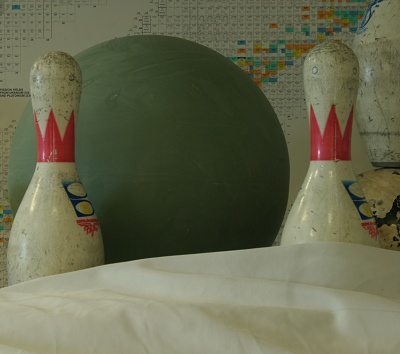
#> input picture images/pin_l.jpg, 400 x 354 px
$ jupyter execute --allow-errors Grid.ipynb   (shell and % lines are left out)
#> lines starting #> are read from the running program, lines starting #| are printed output that depends on the picture
[cell 1]
import cv2
import numpy as np
from matplotlib import pyplot as plt
from scipy.sparse import csr_matrix

%pylab inline
import pylab

rcParams['image.interpolation'] = 'nearest'
rcParams['image.cmap'] = 'CMRmap'
rcParams['figure.facecolor'] = 'w'

[cell 2]
def scale_img(img):
    '''
    - A utility function to convert image values to [0, 255] range
    '''
    out_img = ((img - np.min(img)) / (np.max(img) - np.min(img)))*255
    return out_img.astype('uint8')

[cell 3]
# [5 lines of commented-out code are left out]

ref = scale_img(cv2.imread('../../../images/pin_l.jpg'))
ref = cv2.cvtColor(ref, cv2.COLOR_BGR2RGB)

target =  scale_img(cv2.imread('../../../images/pin_depth.jpg', 0))
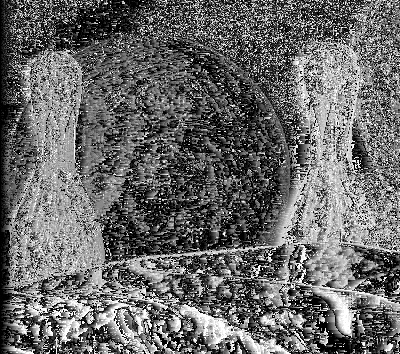
#> input picture images/pin_depth.jpg, 400 x 354 px
#> in scale_img, returned value is the input picture: shape (354, 400); min 0, max 255, mean 104.8
conf =  scale_img(cv2.imread('../../../images/pin_conf.jpg', 0))
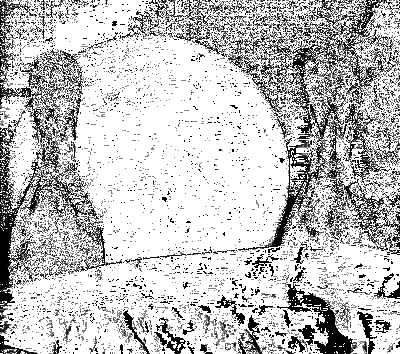
#> input picture images/pin_conf.jpg, 400 x 354 px
#> in scale_img, returned value is the input picture: shape (354, 400); min 0, max 255, mean 194.6

[cell 4]
fig = plt.figure(figsize=(20,20))

plt.subplot(1,3,1)
plt.imshow(ref)

plt.subplot(1,3,2)
plt.imshow(target)

plt.subplot(1,3,3)
plt.imshow(conf)
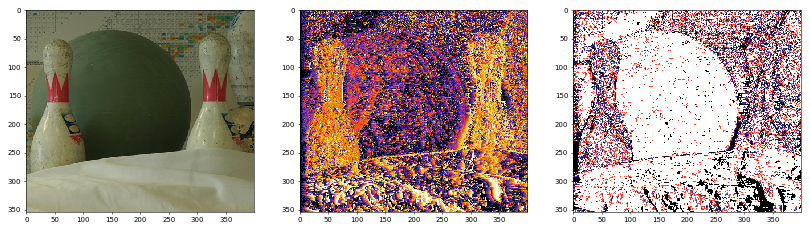
#> figure drawn by matplotlib, 3 panels
